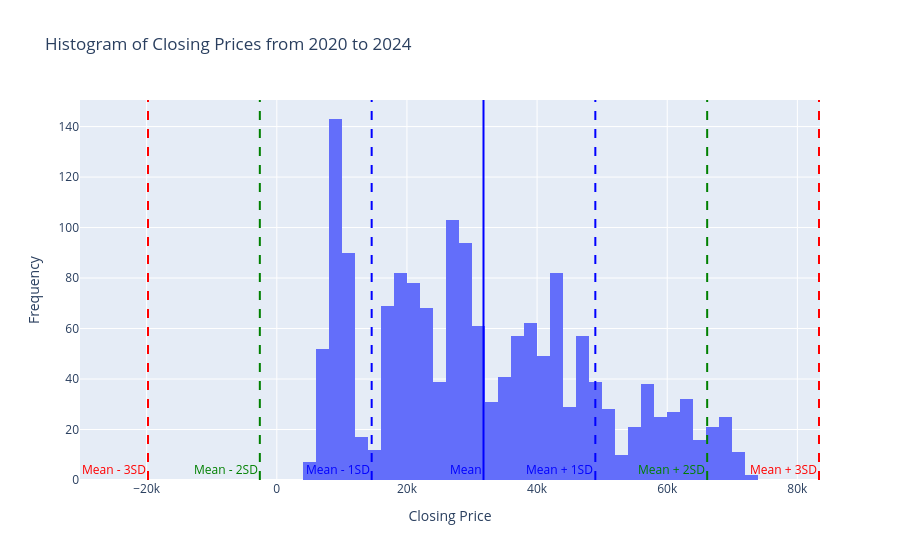

Write notebook code for a chart like this one.
### Code cell
plot_close_prices_histogram_with_stdev(data=filtered_data[filtered_data["close"] > 0])

### Figure 1 — Plotly figure (JSON) as saved in the notebook; plotly's stock layout.template omitted (floating-point values rounded to 4 significant figures; data arrays with more than 128 entries replaced by an {"elided": "..."} marker saying what was removed)
{"data": [{"alignmentgroup": "True", "bingroup": "x", "hovertemplate": "close=%{x}<br>count=%{y}<extra></extra>", "legendgroup": "", "marker": {"color": "#636efa", "pattern": {"shape": ""}}, "name": "", "nbinsx": 50, "offsetgroup": "", "orientation": "v", "showlegend": false, "type": "histogram", "x": {"elided": "1618 float values"}, "xaxis": "x", "yaxis": "y"}], "layout": {"annotations": [{"font": {"color": "blue"}, "showarrow": false, "text": "Mean", "x": 31760.0, "xanchor": "right", "y": 0, "yanchor": "bottom"}, {"font": {"color": "blue"}, "showarrow": false, "text": "Mean + 1SD", "x": 48950.0, "xanchor": "right", "y": 0, "yanchor": "bottom"}, {"font": {"color": "blue"}, "showarrow": false, "text": "Mean - 1SD", "x": 14580.0, "xanchor": "right", "y": 0, "yanchor": "bottom"}, {"font": {"color": "green"}, "showarrow": false, "text": "Mean + 2SD", "x": 66140.0, "xanchor": "right", "y": 0, "yanchor": "bottom"}, {"font": {"color": "green"}, "showarrow": false, "text": "Mean - 2SD", "x": -2607.0, "xanchor": "right", "y": 0, "yanchor": "bottom"}, {"font": {"color": "red"}, "showarrow": false, "text": "Mean + 3SD", "x": 83320.0, "xanchor": "right", "y": 0, "yanchor": "bottom"}, {"font": {"color": "red"}, "showarrow": false, "text": "Mean - 3SD", "x": -19790.0, "xanchor": "right", "y": 0, "yanchor": "bottom"}], "barmode": "relative", "legend": {"tracegroupgap": 0}, "shapes": [{"line": {"color": "blue", "dash": "solid", "width": 2}, "name": "Mean", "type": "line", "x0": 31760.0, "x1": 31760.0, "xref": "x", "y0": 0, "y1": 1, "yref": "paper"}, {"line": {"color": "blue", "dash": "dash", "width": 2}, "name": "Mean + 1SD", "type": "line", "x0": 48950.0, "x1": 48950.0, "xref": "x", "y0": 0, "y1": 1, "yref": "paper"}, {"line": {"color": "blue", "dash": "dash", "width": 2}, "name": "Mean - 1SD", "type": "line", "x0": 14580.0, "x1": 14580.0, "xref": "x", "y0": 0, "y1": 1, "yref": "paper"}, {"line": {"color": "green", "dash": "dash", "width": 2}, "name": "Mean + 2SD", "type": "line", "x0": 66140.0, "x1": 66140.0, "xref": "x", "y0": 0, "y1": 1, "yref": "paper"}, {"line": {"color": "green", "dash": "dash", "width": 2}, "name": "Mean - 2SD", "type": "line", "x0": -2607.0, "x1": -2607.0, "xref": "x", "y0": 0, "y1": 1, "yref": "paper"}, {"line": {"color": "red", "dash": "dash", "width": 2}, "name": "Mean + 3SD", "type": "line", "x0": 83320.0, "x1": 83320.0, "xref": "x", "y0": 0, "y1": 1, "yref": "paper"}, {"line": {"color": "red", "dash": "dash", "width": 2}, "name": "Mean - 3SD", "type": "line", "x0": -19790.0, "x1": -19790.0, "xref": "x", "y0": 0, "y1": 1, "yref": "paper"}], "showlegend": false, "title": {"text": "Histogram of Closing Prices from 2020 to 2024"}, "xaxis": {"anchor": "y", "domain": [0, 1], "showgrid": true, "title": {"text": "Closing Price"}}, "yaxis": {"anchor": "x", "domain": [0, 1], "showgrid": true, "title": {"text": "Frequency"}}}}
